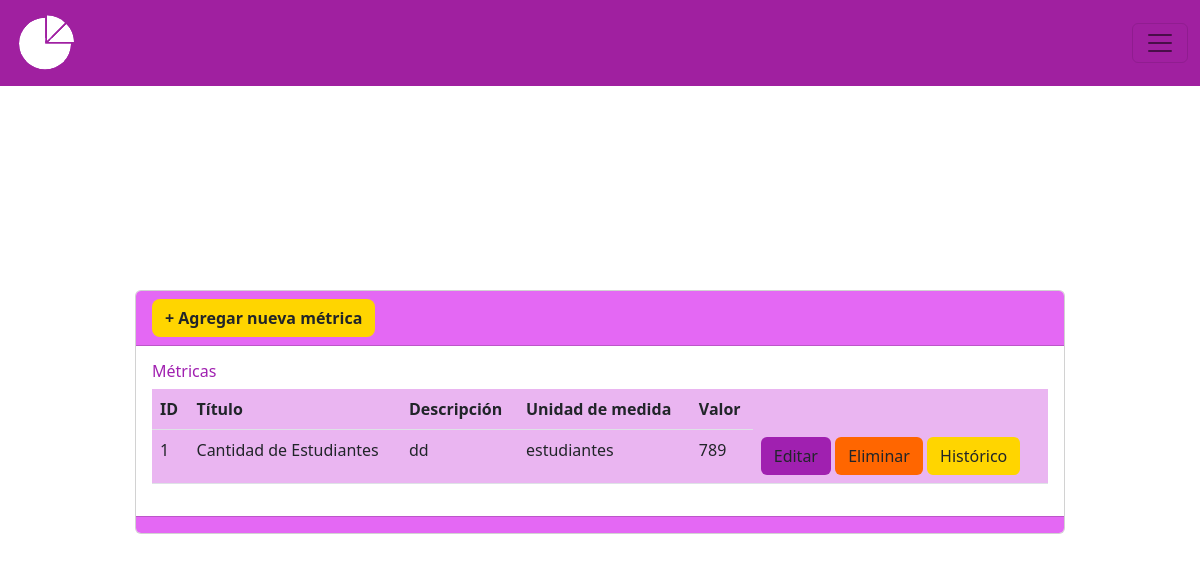
/metricas, run on an earlier commit of the app's database.
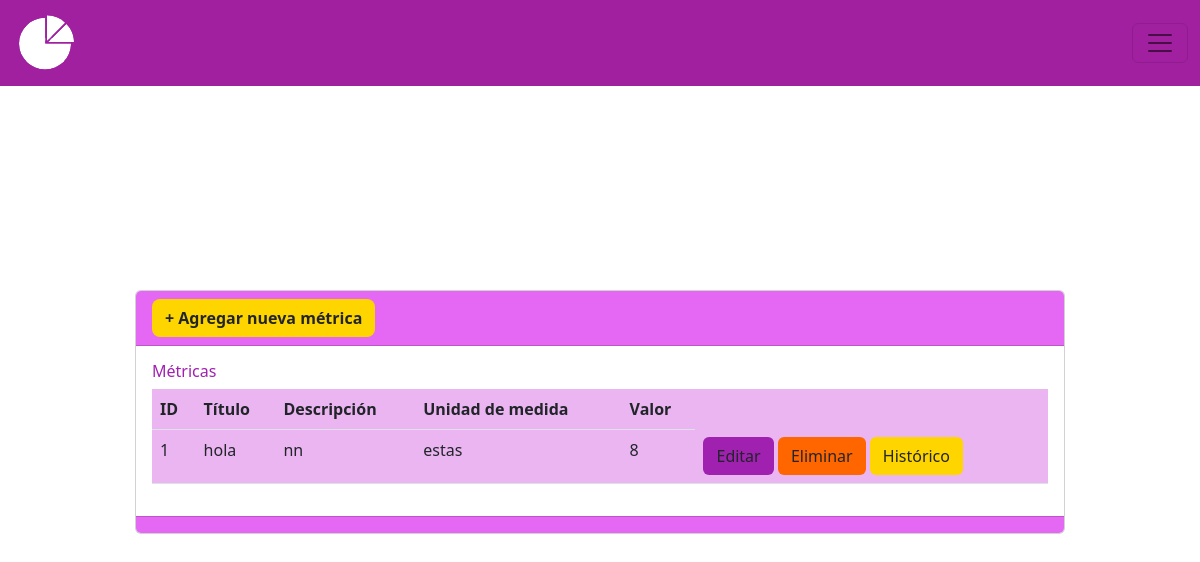
And on a later commit of the database.
### MIReApp/models.py (models this page shows, shortened)
class Metrica(models.Model):
    id = models.AutoField(primary_key=True)
    titulo = models.CharField(max_length=100,
                              verbose_name='Título',
                              unique= True,
                              validators= [
                                  RegexValidator(regex= r'^[a-zA-Z\s]*$',
                                                 message="El nombre no puede contener caracteres especiales.",
                                                 code='invalid_nombre')
                              ])
    descripcion = models.TextField(max_length=100, verbose_name='Descripción', null=True)
    unidad_medida = models.CharField(max_length=100,
                                        verbose_name='Unidad de Medida',
                                        validators= [
                                            RegexValidator(regex= r'^[a-zA-Z\s]*$',
                                                            message="La unidad de medida no puede contener caracteres especiales",
                                                            code='invalid_nombre')
                                        ])
    valor = models.IntegerField(verbose_name='Valor', validators=[MinValueValidator(0, message="El valor no puede ser negativo")], default=0)
    frecuencia = models.CharField(max_length=10, choices=FRECUENCIAS)
    year = models.PositiveIntegerField(blank=True, null=True,verbose_name='Ingrese año:')

### MIReApp/views.py (the view)
# urls.py: path('metricas', views.metricas, name='metricas'),
def metricas(request):#el renderizado se hace acá, por eso tenemos el libro incrustado en el index, eso se soluciona acá
    metricas = Metrica.objects.all()
    return render(request, 'metricas/index.html', {'metrica': metricas})

### MIReApp/templates/metricas/index.html (shortened to what this page needs)
{% extends "base.html" %}
{% block contenido %}
<center>
    <div class="col-md-10 card" style="text-align: left;">
        <div class="card-header" style="background-color: #e468f4;">
            <a name="" id="" class="btn fw-bold rounded-3" style="background-color: #ffd500;" href="{% url 'crear' %}">+ Agregar nueva métrica</a>
        </div>
        <div class="card-body">
            <h6 class="card-title">Métricas</h6>
            <div class="table-responsive">
                <table class="table" style="background-color: #eab5f1;">
                    <thead>
                        <tr>
                            <th scope="col">ID</th>
                            <th scope="col">Título</th>
                            <th scope="col">Descripción</th>
                            <th scope="col">Unidad de medida</th>
                            <th scope="col">Valor</th>
                        </tr>
                    </thead>
                    <tbody>
                        {% for metri in metrica %}
                        <tr class="">
                            <td scope="row">{{ metri.id }}</td>
                            <td>{{ metri.titulo }}</td>
                            <td>{{ metri.descripcion }}</td>
                            <td>{{ metri.unidad_medida }}</td>
                            <td>{{ metri.valor }}</td>
                            <td>
                                <a name="" id="" class="btn" style="background-color: #a020b0;" href="{% url 'editar' metri.id %}">Editar</a>
                                <a name="" id="" class="btn" style="background-color: #f60;" href="{% url 'eliminar' metri.id %}" role="button">Eliminar</a>
                                <a name="" id="" class="btn" style="background-color: #ffd500;" href="{% url 'historial_metrica' metri.id %}">Histórico</a>
                            </td>
                        </tr>
                        {% endfor %}
                    </tbody>
                </table>
            </div>
        </div>
        <div class="card-footer text-muted" style="background-color: #e468f4;">
        </div>
    </div>
</center>
{% endblock %}

What changed in the data, as far as the page shows it:
changed Metrica id 1: titulo "Cantidad de Estudiantes" → "hola"; descripcion "dd" → "nn"; unidad_medida "estudiantes" → "estas"; valor "789" → "8"
